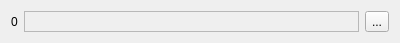
<?xml version="1.0" encoding="UTF-8"?>
<ui version="4.0">
 <class>PropertyArrayEntry</class>
 <widget class="QWidget" name="PropertyArrayEntry">
  <property name="geometry">
   <rect>
    <x>0</x>
    <y>0</y>
    <width>400</width>
    <height>41</height>
   </rect>
  </property>
  <property name="sizePolicy">
   <sizepolicy hsizetype="Expanding" vsizetype="Expanding">
    <horstretch>0</horstretch>
    <verstretch>0</verstretch>
   </sizepolicy>
  </property>
  <property name="windowTitle">
   <string>Form</string>
  </property>
  <layout class="QHBoxLayout" name="mainLayout" stretch="0,1,0">
   <item>
    <widget class="QLabel" name="indexLabel">
     <property name="text">
      <string>0</string>
     </property>
    </widget>
   </item>
   <item>
    <widget class="QFrame" name="entryDataFrame">
     <property name="frameShape">
      <enum>QFrame::Shape::StyledPanel</enum>
     </property>
     <property name="frameShadow">
      <enum>QFrame::Shadow::Raised</enum>
     </property>
    </widget>
   </item>
   <item>
    <widget class="QToolButton" name="deleteButton">
     <property name="text">
      <string>...</string>
     </property>
     <property name="icon">
      <iconset theme="QIcon::ThemeIcon::EditDelete"/>
     </property>
    </widget>
   </item>
  </layout>
 </widget>
 <resources/>
 <connections>
  <connection>
   <sender>deleteButton</sender>
   <signal>clicked()</signal>
   <receiver>PropertyArrayEntry</receiver>
   <slot>delete_clicked()</slot>
   <hints>
    <hint type="sourcelabel">
     <x>378</x>
     <y>16</y>
    </hint>
    <hint type="destinationlabel">
     <x>199</x>
     <y>16</y>
    </hint>
   </hints>
  </connection>
 </connections>
 <slots>
  <slot>delete_clicked()</slot>
 </slots>
</ui>
